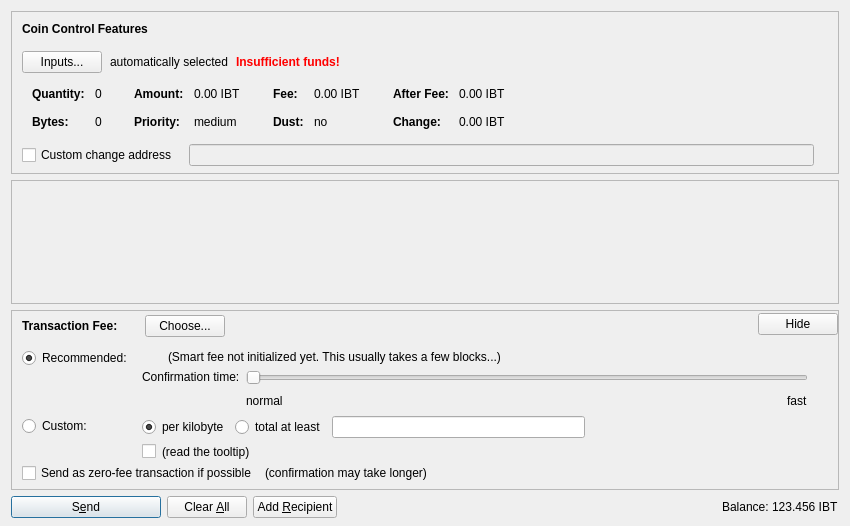
<?xml version="1.0" encoding="UTF-8"?>
<ui version="4.0">
 <class>SendCoinsDialog</class>
 <widget class="QDialog" name="SendCoinsDialog">
  <property name="geometry">
   <rect>
    <x>0</x>
    <y>0</y>
    <width>850</width>
    <height>526</height>
   </rect>
  </property>
  <property name="windowTitle">
   <string>Send Coins</string>
  </property>
  <layout class="QVBoxLayout" name="verticalLayout" stretch="0,1,0,0">
   <property name="bottomMargin">
    <number>8</number>
   </property>
   <item>
    <widget class="QFrame" name="frameCoinControl">
     <property name="sizePolicy">
      <sizepolicy hsizetype="Expanding" vsizetype="Expanding">
       <horstretch>0</horstretch>
       <verstretch>0</verstretch>
      </sizepolicy>
     </property>
     <property name="maximumSize">
      <size>
       <width>16777215</width>
       <height>16777215</height>
      </size>
     </property>
     <property name="frameShape">
      <enum>QFrame::StyledPanel</enum>
     </property>
     <property name="frameShadow">
      <enum>QFrame::Sunken</enum>
     </property>
     <layout class="QVBoxLayout" name="verticalLayoutCoinControl2">
      <property name="spacing">
       <number>0</number>
      </property>
      <property name="leftMargin">
       <number>0</number>
      </property>
      <property name="topMargin">
       <number>0</number>
      </property>
      <property name="rightMargin">
       <number>0</number>
      </property>
      <property name="bottomMargin">
       <number>6</number>
      </property>
      <item>
       <layout class="QVBoxLayout" name="verticalLayoutCoinControl" stretch="0,0,0,0,1">
        <property name="spacing">
         <number>0</number>
        </property>
        <property name="leftMargin">
         <number>10</number>
        </property>
        <property name="topMargin">
         <number>10</number>
        </property>
        <item>
         <layout class="QHBoxLayout" name="horizontalLayoutCoinControl1">
          <property name="bottomMargin">
           <number>15</number>
          </property>
          <item>
           <widget class="QLabel" name="labelCoinControlFeatures">
            <property name="sizePolicy">
             <sizepolicy hsizetype="Preferred" vsizetype="Maximum">
              <horstretch>0</horstretch>
              <verstretch>0</verstretch>
             </sizepolicy>
            </property>
            <property name="font">
             <font>
              <weight>75</weight>
              <bold>true</bold>
             </font>
            </property>
            <property name="styleSheet">
             <string notr="true">font-weight:bold;</string>
            </property>
            <property name="text">
             <string>Coin Control Features</string>
            </property>
           </widget>
          </item>
         </layout>
        </item>
        <item>
         <layout class="QHBoxLayout" name="horizontalLayoutCoinControl2" stretch="0,0,0,0">
          <property name="spacing">
           <number>8</number>
          </property>
          <property name="bottomMargin">
           <number>10</number>
          </property>
          <item>
           <widget class="QPushButton" name="pushButtonCoinControl">
            <property name="styleSheet">
             <string notr="true"/>
            </property>
            <property name="text">
             <string>Inputs...</string>
            </property>
            <property name="autoDefault">
             <bool>false</bool>
            </property>
           </widget>
          </item>
          <item>
           <widget class="QLabel" name="labelCoinControlAutomaticallySelected">
            <property name="text">
             <string>automatically selected</string>
            </property>
            <property name="margin">
             <number>5</number>
            </property>
           </widget>
          </item>
          <item>
           <widget class="QLabel" name="labelCoinControlInsuffFunds">
            <property name="font">
             <font>
              <weight>75</weight>
              <bold>true</bold>
             </font>
            </property>
            <property name="styleSheet">
             <string notr="true">color:red;font-weight:bold;</string>
            </property>
            <property name="text">
             <string>Insufficient funds!</string>
            </property>
            <property name="margin">
             <number>5</number>
            </property>
           </widget>
          </item>
          <item>
           <spacer name="horizontalSpacerCoinControl">
            <property name="orientation">
             <enum>Qt::Horizontal</enum>
            </property>
            <property name="sizeHint" stdset="0">
             <size>
              <width>40</width>
              <height>1</height>
             </size>
            </property>
           </spacer>
          </item>
         </layout>
        </item>
        <item>
         <widget class="QWidget" name="widgetCoinControl" native="true">
          <property name="sizePolicy">
           <sizepolicy hsizetype="Preferred" vsizetype="Preferred">
            <horstretch>0</horstretch>
            <verstretch>0</verstretch>
           </sizepolicy>
          </property>
          <property name="minimumSize">
           <size>
            <width>0</width>
            <height>0</height>
           </size>
          </property>
          <property name="styleSheet">
           <string notr="true"/>
          </property>
          <layout class="QHBoxLayout" name="horizontalLayoutCoinControl5">
           <property name="leftMargin">
            <number>0</number>
           </property>
           <property name="topMargin">
            <number>0</number>
           </property>
           <property name="rightMargin">
            <number>0</number>
           </property>
           <property name="bottomMargin">
            <number>0</number>
           </property>
           <item>
            <layout class="QHBoxLayout" name="horizontalLayoutCoinControl3" stretch="0,0,0,1">
             <property name="spacing">
              <number>20</number>
             </property>
             <property name="topMargin">
              <number>0</number>
             </property>
             <property name="bottomMargin">
              <number>10</number>
             </property>
             <item>
              <layout class="QFormLayout" name="formLayoutCoinControl1">
               <property name="horizontalSpacing">
                <number>10</number>
               </property>
               <property name="verticalSpacing">
                <number>14</number>
               </property>
               <property name="leftMargin">
                <number>10</number>
               </property>
               <property name="topMargin">
                <number>4</number>
               </property>
               <property name="rightMargin">
                <number>6</number>
               </property>
               <item row="0" column="0">
                <widget class="QLabel" name="labelCoinControlQuantityText">
                 <property name="font">
                  <font>
                   <weight>75</weight>
                   <bold>true</bold>
                  </font>
                 </property>
                 <property name="text">
                  <string>Quantity:</string>
                 </property>
                 <property name="margin">
                  <number>0</number>
                 </property>
                </widget>
               </item>
               <item row="0" column="1">
                <widget class="QLabel" name="labelCoinControlQuantity">
                 <property name="cursor">
                  <cursorShape>IBeamCursor</cursorShape>
                 </property>
                 <property name="contextMenuPolicy">
                  <enum>Qt::ActionsContextMenu</enum>
                 </property>
                 <property name="text">
                  <string notr="true">0</string>
                 </property>
                 <property name="margin">
                  <number>0</number>
                 </property>
                 <property name="textInteractionFlags">
                  <set>Qt::LinksAccessibleByMouse|Qt::TextSelectableByKeyboard|Qt::TextSelectableByMouse</set>
                 </property>
                </widget>
               </item>
               <item row="1" column="0">
                <widget class="QLabel" name="labelCoinControlBytesText">
                 <property name="font">
                  <font>
                   <weight>75</weight>
                   <bold>true</bold>
                  </font>
                 </property>
                 <property name="text">
                  <string>Bytes:</string>
                 </property>
                </widget>
               </item>
               <item row="1" column="1">
                <widget class="QLabel" name="labelCoinControlBytes">
                 <property name="cursor">
                  <cursorShape>IBeamCursor</cursorShape>
                 </property>
                 <property name="contextMenuPolicy">
                  <enum>Qt::ActionsContextMenu</enum>
                 </property>
                 <property name="text">
                  <string notr="true">0</string>
                 </property>
                 <property name="textInteractionFlags">
                  <set>Qt::LinksAccessibleByMouse|Qt::TextSelectableByKeyboard|Qt::TextSelectableByMouse</set>
                 </property>
                </widget>
               </item>
              </layout>
             </item>
             <item>
              <layout class="QFormLayout" name="formLayoutCoinControl2">
               <property name="horizontalSpacing">
                <number>10</number>
               </property>
               <property name="verticalSpacing">
                <number>14</number>
               </property>
               <property name="leftMargin">
                <number>6</number>
               </property>
               <property name="topMargin">
                <number>4</number>
               </property>
               <property name="rightMargin">
                <number>6</number>
               </property>
               <item row="0" column="0">
                <widget class="QLabel" name="labelCoinControlAmountText">
                 <property name="font">
                  <font>
                   <weight>75</weight>
                   <bold>true</bold>
                  </font>
                 </property>
                 <property name="text">
                  <string>Amount:</string>
                 </property>
                 <property name="margin">
                  <number>0</number>
                 </property>
                </widget>
               </item>
               <item row="0" column="1">
                <widget class="QLabel" name="labelCoinControlAmount">
                 <property name="cursor">
                  <cursorShape>IBeamCursor</cursorShape>
                 </property>
                 <property name="contextMenuPolicy">
                  <enum>Qt::ActionsContextMenu</enum>
                 </property>
                 <property name="text">
                  <string notr="true">0.00 IBT</string>
                 </property>
                 <property name="textInteractionFlags">
                  <set>Qt::LinksAccessibleByMouse|Qt::TextSelectableByKeyboard|Qt::TextSelectableByMouse</set>
                 </property>
                </widget>
               </item>
               <item row="1" column="0">
                <widget class="QLabel" name="labelCoinControlPriorityText">
                 <property name="font">
                  <font>
                   <weight>75</weight>
                   <bold>true</bold>
                  </font>
                 </property>
                 <property name="text">
                  <string>Priority:</string>
                 </property>
                </widget>
               </item>
               <item row="1" column="1">
                <widget class="QLabel" name="labelCoinControlPriority">
                 <property name="cursor">
                  <cursorShape>IBeamCursor</cursorShape>
                 </property>
                 <property name="contextMenuPolicy">
                  <enum>Qt::ActionsContextMenu</enum>
                 </property>
                 <property name="text">
                  <string notr="true">medium</string>
                 </property>
                 <property name="textInteractionFlags">
                  <set>Qt::LinksAccessibleByMouse|Qt::TextSelectableByKeyboard|Qt::TextSelectableByMouse</set>
                 </property>
                </widget>
               </item>
              </layout>
             </item>
             <item>
              <layout class="QFormLayout" name="formLayoutCoinControl3">
               <property name="horizontalSpacing">
                <number>10</number>
               </property>
               <property name="verticalSpacing">
                <number>14</number>
               </property>
               <property name="leftMargin">
                <number>6</number>
               </property>
               <property name="topMargin">
                <number>4</number>
               </property>
               <property name="rightMargin">
                <number>6</number>
               </property>
               <item row="0" column="0">
                <widget class="QLabel" name="labelCoinControlFeeText">
                 <property name="font">
                  <font>
                   <weight>75</weight>
                   <bold>true</bold>
                  </font>
                 </property>
                 <property name="text">
                  <string>Fee:</string>
                 </property>
                 <property name="margin">
                  <number>0</number>
                 </property>
                </widget>
               </item>
               <item row="0" column="1">
                <widget class="QLabel" name="labelCoinControlFee">
                 <property name="cursor">
                  <cursorShape>IBeamCursor</cursorShape>
                 </property>
                 <property name="contextMenuPolicy">
                  <enum>Qt::ActionsContextMenu</enum>
                 </property>
                 <property name="text">
                  <string notr="true">0.00 IBT</string>
                 </property>
                 <property name="textInteractionFlags">
                  <set>Qt::LinksAccessibleByMouse|Qt::TextSelectableByKeyboard|Qt::TextSelectableByMouse</set>
                 </property>
                </widget>
               </item>
               <item row="1" column="0">
                <widget class="QLabel" name="labelCoinControlLowOutputText">
                 <property name="font">
                  <font>
                   <weight>75</weight>
                   <bold>true</bold>
                  </font>
                 </property>
                 <property name="text">
                  <string>Dust:</string>
                 </property>
                </widget>
               </item>
               <item row="1" column="1">
                <widget class="QLabel" name="labelCoinControlLowOutput">
                 <property name="cursor">
                  <cursorShape>IBeamCursor</cursorShape>
                 </property>
                 <property name="contextMenuPolicy">
                  <enum>Qt::ActionsContextMenu</enum>
                 </property>
                 <property name="text">
                  <string notr="true">no</string>
                 </property>
                 <property name="textInteractionFlags">
                  <set>Qt::LinksAccessibleByMouse|Qt::TextSelectableByKeyboard|Qt::TextSelectableByMouse</set>
                 </property>
                </widget>
               </item>
              </layout>
             </item>
             <item>
              <layout class="QFormLayout" name="formLayoutCoinControl4">
               <property name="horizontalSpacing">
                <number>10</number>
               </property>
               <property name="verticalSpacing">
                <number>14</number>
               </property>
               <property name="leftMargin">
                <number>6</number>
               </property>
               <property name="topMargin">
                <number>4</number>
               </property>
               <property name="rightMargin">
                <number>6</number>
               </property>
               <item row="0" column="0">
                <widget class="QLabel" name="labelCoinControlAfterFeeText">
                 <property name="font">
                  <font>
                   <weight>75</weight>
                   <bold>true</bold>
                  </font>
                 </property>
                 <property name="text">
                  <string>After Fee:</string>
                 </property>
                 <property name="margin">
                  <number>0</number>
                 </property>
                </widget>
               </item>
               <item row="0" column="1">
                <widget class="QLabel" name="labelCoinControlAfterFee">
                 <property name="cursor">
                  <cursorShape>IBeamCursor</cursorShape>
                 </property>
                 <property name="contextMenuPolicy">
                  <enum>Qt::ActionsContextMenu</enum>
                 </property>
                 <property name="text">
                  <string notr="true">0.00 IBT</string>
                 </property>
                 <property name="textInteractionFlags">
                  <set>Qt::LinksAccessibleByMouse|Qt::TextSelectableByKeyboard|Qt::TextSelectableByMouse</set>
                 </property>
                </widget>
               </item>
               <item row="1" column="0">
                <widget class="QLabel" name="labelCoinControlChangeText">
                 <property name="font">
                  <font>
                   <weight>75</weight>
                   <bold>true</bold>
                  </font>
                 </property>
                 <property name="text">
                  <string>Change:</string>
                 </property>
                </widget>
               </item>
               <item row="1" column="1">
                <widget class="QLabel" name="labelCoinControlChange">
                 <property name="cursor">
                  <cursorShape>IBeamCursor</cursorShape>
                 </property>
                 <property name="contextMenuPolicy">
                  <enum>Qt::ActionsContextMenu</enum>
                 </property>
                 <property name="text">
                  <string notr="true">0.00 IBT</string>
                 </property>
                 <property name="textInteractionFlags">
                  <set>Qt::LinksAccessibleByMouse|Qt::TextSelectableByKeyboard|Qt::TextSelectableByMouse</set>
                 </property>
                </widget>
               </item>
              </layout>
             </item>
            </layout>
           </item>
          </layout>
         </widget>
        </item>
        <item>
         <layout class="QHBoxLayout" name="horizontalLayoutCoinControl4" stretch="0,0,0">
          <property name="spacing">
           <number>12</number>
          </property>
          <property name="sizeConstraint">
           <enum>QLayout::SetDefaultConstraint</enum>
          </property>
          <property name="topMargin">
           <number>5</number>
          </property>
          <property name="rightMargin">
           <number>5</number>
          </property>
          <item>
           <widget class="QCheckBox" name="checkBoxCoinControlChange">
            <property name="toolTip">
             <string>If this is activated, but the change address is empty or invalid, change will be sent to a newly generated address.</string>
            </property>
            <property name="text">
             <string>Custom change address</string>
            </property>
           </widget>
          </item>
          <item>
           <widget class="QValidatedLineEdit" name="lineEditCoinControlChange">
            <property name="enabled">
             <bool>false</bool>
            </property>
            <property name="sizePolicy">
             <sizepolicy hsizetype="Expanding" vsizetype="Fixed">
              <horstretch>0</horstretch>
              <verstretch>0</verstretch>
             </sizepolicy>
            </property>
           </widget>
          </item>
          <item>
           <widget class="QLabel" name="labelCoinControlChangeLabel">
            <property name="sizePolicy">
             <sizepolicy hsizetype="Preferred" vsizetype="Expanding">
              <horstretch>0</horstretch>
              <verstretch>0</verstretch>
             </sizepolicy>
            </property>
            <property name="minimumSize">
             <size>
              <width>0</width>
              <height>0</height>
             </size>
            </property>
            <property name="text">
             <string/>
            </property>
            <property name="margin">
             <number>3</number>
            </property>
           </widget>
          </item>
         </layout>
        </item>
        <item>
         <spacer name="verticalSpacerCoinControl">
          <property name="orientation">
           <enum>Qt::Vertical</enum>
          </property>
          <property name="sizeHint" stdset="0">
           <size>
            <width>800</width>
            <height>1</height>
           </size>
          </property>
         </spacer>
        </item>
       </layout>
      </item>
     </layout>
    </widget>
   </item>
   <item>
    <widget class="QScrollArea" name="scrollArea">
     <property name="widgetResizable">
      <bool>true</bool>
     </property>
     <widget class="QWidget" name="scrollAreaWidgetContents">
      <property name="geometry">
       <rect>
        <x>0</x>
        <y>0</y>
        <width>830</width>
        <height>68</height>
       </rect>
      </property>
      <layout class="QVBoxLayout" name="verticalLayout_2" stretch="0,1">
       <property name="leftMargin">
        <number>0</number>
       </property>
       <property name="topMargin">
        <number>0</number>
       </property>
       <property name="rightMargin">
        <number>0</number>
       </property>
       <property name="bottomMargin">
        <number>0</number>
       </property>
       <item>
        <layout class="QVBoxLayout" name="entries">
         <property name="spacing">
          <number>6</number>
         </property>
        </layout>
       </item>
       <item>
        <spacer name="verticalSpacer">
         <property name="orientation">
          <enum>Qt::Vertical</enum>
         </property>
         <property name="sizeHint" stdset="0">
          <size>
           <width>20</width>
           <height>40</height>
          </size>
         </property>
        </spacer>
       </item>
      </layout>
     </widget>
    </widget>
   </item>
   <item>
    <widget class="QFrame" name="frameFee">
     <property name="sizePolicy">
      <sizepolicy hsizetype="Expanding" vsizetype="Expanding">
       <horstretch>0</horstretch>
       <verstretch>0</verstretch>
      </sizepolicy>
     </property>
     <property name="maximumSize">
      <size>
       <width>16777215</width>
       <height>16777215</height>
      </size>
     </property>
     <property name="frameShape">
      <enum>QFrame::StyledPanel</enum>
     </property>
     <property name="frameShadow">
      <enum>QFrame::Sunken</enum>
     </property>
     <layout class="QVBoxLayout" name="verticalLayoutFee1">
      <property name="spacing">
       <number>0</number>
      </property>
      <property name="leftMargin">
       <number>0</number>
      </property>
      <property name="topMargin">
       <number>0</number>
      </property>
      <property name="rightMargin">
       <number>0</number>
      </property>
      <property name="bottomMargin">
       <number>0</number>
      </property>
      <item>
       <layout class="QVBoxLayout" name="verticalLayoutFee2" stretch="0,0,0">
        <property name="spacing">
         <number>0</number>
        </property>
        <property name="leftMargin">
         <number>10</number>
        </property>
        <property name="topMargin">
         <number>0</number>
        </property>
        <item>
         <layout class="QHBoxLayout" name="horizontalLayoutFee1">
          <property name="bottomMargin">
           <number>0</number>
          </property>
          <item>
           <layout class="QVBoxLayout" name="verticalLayoutFee7">
            <property name="spacing">
             <number>0</number>
            </property>
            <item>
             <spacer name="verticalSpacerSmartFee">
              <property name="orientation">
               <enum>Qt::Vertical</enum>
              </property>
              <property name="sizeType">
               <enum>QSizePolicy::Fixed</enum>
              </property>
              <property name="sizeHint" stdset="0">
               <size>
                <width>1</width>
                <height>4</height>
               </size>
              </property>
             </spacer>
            </item>
            <item>
             <layout class="QHBoxLayout" name="horizontalLayoutSmartFee">
              <property name="spacing">
               <number>10</number>
              </property>
              <item>
               <widget class="QLabel" name="labelFeeHeadline">
                <property name="sizePolicy">
                 <sizepolicy hsizetype="Preferred" vsizetype="Maximum">
                  <horstretch>0</horstretch>
                  <verstretch>0</verstretch>
                 </sizepolicy>
                </property>
                <property name="font">
                 <font>
                  <weight>75</weight>
                  <bold>true</bold>
                 </font>
                </property>
                <property name="styleSheet">
                 <string notr="true">font-weight:bold;</string>
                </property>
                <property name="text">
                 <string>Transaction Fee:</string>
                </property>
               </widget>
              </item>
              <item>
               <widget class="QLabel" name="labelFeeMinimized">
                <property name="text">
                 <string/>
                </property>
               </widget>
              </item>
              <item>
               <widget class="QPushButton" name="buttonChooseFee">
                <property name="text">
                 <string>Choose...</string>
                </property>
               </widget>
              </item>
             </layout>
            </item>
            <item>
             <spacer name="verticalSpacer_5">
              <property name="orientation">
               <enum>Qt::Vertical</enum>
              </property>
              <property name="sizeHint" stdset="0">
               <size>
                <width>1</width>
                <height>1</height>
               </size>
              </property>
             </spacer>
            </item>
           </layout>
          </item>
          <item>
           <spacer name="horizontalSpacer_4">
            <property name="orientation">
             <enum>Qt::Horizontal</enum>
            </property>
            <property name="sizeHint" stdset="0">
             <size>
              <width>40</width>
              <height>20</height>
             </size>
            </property>
           </spacer>
          </item>
          <item>
           <widget class="QPushButton" name="buttonMinimizeFee">
            <property name="toolTip">
             <string>collapse fee-settings</string>
            </property>
            <property name="text">
             <string>Hide</string>
            </property>
           </widget>
          </item>
         </layout>
        </item>
        <item>
         <widget class="QFrame" name="frameFeeSelection">
          <layout class="QVBoxLayout" name="verticalLayoutFee12">
           <property name="spacing">
            <number>0</number>
           </property>
           <property name="leftMargin">
            <number>0</number>
           </property>
           <property name="topMargin">
            <number>0</number>
           </property>
           <property name="rightMargin">
            <number>0</number>
           </property>
           <property name="bottomMargin">
            <number>0</number>
           </property>
           <item>
            <layout class="QGridLayout" name="gridLayoutFee">
             <property name="topMargin">
              <number>10</number>
             </property>
             <property name="bottomMargin">
              <number>4</number>
             </property>
             <property name="horizontalSpacing">
              <number>10</number>
             </property>
             <property name="verticalSpacing">
              <number>4</number>
             </property>
             <item row="1" column="1">
              <layout class="QVBoxLayout" name="verticalLayoutFee8">
               <property name="spacing">
                <number>6</number>
               </property>
               <item>
                <layout class="QHBoxLayout" name="horizontalLayoutFee13">
                 <item>
                  <widget class="QRadioButton" name="radioCustomPerKilobyte">
                   <property name="toolTip">
                    <string>If the custom fee is set to 1000 satoshis and the transaction is only 250 bytes, then &quot;per kilobyte&quot; only pays 250 satoshis in fee, while &quot;total at least&quot; pays 1000 satoshis. For transactions bigger than a kilobyte both pay by kilobyte.</string>
                   </property>
                   <property name="text">
                    <string>per kilobyte</string>
                   </property>
                   <property name="checked">
                    <bool>true</bool>
                   </property>
                   <attribute name="buttonGroup">
                    <string notr="true">groupCustomFee</string>
                   </attribute>
                  </widget>
                 </item>
                 <item>
                  <widget class="QRadioButton" name="radioCustomAtLeast">
                   <property name="toolTip">
                    <string>If the custom fee is set to 1000 satoshis and the transaction is only 250 bytes, then &quot;per kilobyte&quot; only pays 250 satoshis in fee, while &quot;total at least&quot; pays 1000 satoshis. For transactions bigger than a kilobyte both pay by kilobyte.</string>
                   </property>
                   <property name="text">
                    <string>total at least</string>
                   </property>
                   <attribute name="buttonGroup">
                    <string notr="true">groupCustomFee</string>
                   </attribute>
                  </widget>
                 </item>
                 <item>
                  <widget class="IranbitAmountField" name="customFee"/>
                 </item>
                 <item>
                  <spacer name="horizontalSpacer_6">
                   <property name="orientation">
                    <enum>Qt::Horizontal</enum>
                   </property>
                   <property name="sizeHint" stdset="0">
                    <size>
                     <width>1</width>
                     <height>1</height>
                    </size>
                   </property>
                  </spacer>
                 </item>
                </layout>
               </item>
               <item>
                <layout class="QHBoxLayout" name="horizontalLayoutFee8">
                 <item>
                  <widget class="QCheckBox" name="checkBoxMinimumFee">
                   <property name="toolTip">
                    <string>Paying only the minimum fee is just fine as long as there is less transaction volume than space in the blocks. But be aware that this can end up in a never confirming transaction once there is more demand for iranbit transactions than the network can process.</string>
                   </property>
                   <property name="text">
                    <string/>
                   </property>
                  </widget>
                 </item>
                 <item>
                  <widget class="QLabel" name="labelMinFeeWarning">
                   <property name="enabled">
                    <bool>true</bool>
                   </property>
                   <property name="toolTip">
                    <string>Paying only the minimum fee is just fine as long as there is less transaction volume than space in the blocks. But be aware that this can end up in a never confirming transaction once there is more demand for iranbit transactions than the network can process.</string>
                   </property>
                   <property name="text">
                    <string>(read the tooltip)</string>
                   </property>
                   <property name="margin">
                    <number>5</number>
                   </property>
                  </widget>
                 </item>
                 <item>
                  <spacer name="horizontalSpacer_2">
                   <property name="orientation">
                    <enum>Qt::Horizontal</enum>
                   </property>
                   <property name="sizeHint" stdset="0">
                    <size>
                     <width>1</width>
                     <height>1</height>
                    </size>
                   </property>
                  </spacer>
                 </item>
                </layout>
               </item>
              </layout>
             </item>
             <item row="0" column="0">
              <layout class="QVBoxLayout" name="verticalLayoutFee4" stretch="0,1">
               <item>
                <widget class="QRadioButton" name="radioSmartFee">
                 <property name="text">
                  <string>Recommended:</string>
                 </property>
                 <property name="checked">
                  <bool>true</bool>
                 </property>
                 <attribute name="buttonGroup">
                  <string notr="true">groupFee</string>
                 </attribute>
                </widget>
               </item>
               <item>
                <spacer name="verticalSpacer_2">
                 <property name="orientation">
                  <enum>Qt::Vertical</enum>
                 </property>
                 <property name="sizeHint" stdset="0">
                  <size>
                   <width>1</width>
                   <height>1</height>
                  </size>
                 </property>
                </spacer>
               </item>
              </layout>
             </item>
             <item row="1" column="0">
              <layout class="QVBoxLayout" name="verticalLayoutFee9" stretch="0,1">
               <item>
                <widget class="QRadioButton" name="radioCustomFee">
                 <property name="text">
                  <string>Custom:</string>
                 </property>
                 <attribute name="buttonGroup">
                  <string notr="true">groupFee</string>
                 </attribute>
                </widget>
               </item>
               <item>
                <spacer name="verticalSpacer_6">
                 <property name="orientation">
                  <enum>Qt::Vertical</enum>
                 </property>
                 <property name="sizeHint" stdset="0">
                  <size>
                   <width>1</width>
                   <height>1</height>
                  </size>
                 </property>
                </spacer>
               </item>
              </layout>
             </item>
             <item row="0" column="1">
              <layout class="QVBoxLayout" name="verticalLayoutFee3" stretch="0,0,1">
               <property name="spacing">
                <number>6</number>
               </property>
               <property name="topMargin">
                <number>2</number>
               </property>
               <item>
                <layout class="QHBoxLayout" name="horizontalLayoutFee12">
                 <item>
                  <widget class="QLabel" name="labelSmartFee">
                   <property name="text">
                    <string/>
                   </property>
                   <property name="margin">
                    <number>2</number>
                   </property>
                  </widget>
                 </item>
                 <item>
                  <widget class="QLabel" name="labelFeeEstimation">
                   <property name="text">
                    <string/>
                   </property>
                  </widget>
                 </item>
                 <item>
                  <widget class="QLabel" name="labelSmartFee2">
                   <property name="text">
                    <string>(Smart fee not initialized yet. This usually takes a few blocks...)</string>
                   </property>
                   <property name="margin">
                    <number>2</number>
                   </property>
                  </widget>
                 </item>
                 <item>
                  <spacer name="horizontalSpacer_5">
                   <property name="orientation">
                    <enum>Qt::Horizontal</enum>
                   </property>
                   <property name="sizeHint" stdset="0">
                    <size>
                     <width>1</width>
                     <height>1</height>
                    </size>
                   </property>
                  </spacer>
                 </item>
                </layout>
               </item>
               <item>
                <layout class="QHBoxLayout" name="horizontalLayoutFee9">
                 <item>
                  <layout class="QVBoxLayout" name="verticalLayoutFee6">
                   <item>
                    <widget class="QLabel" name="labelSmartFee3">
                     <property name="text">
                      <string>Confirmation time:</string>
                     </property>
                     <property name="margin">
                      <number>2</number>
                     </property>
                    </widget>
                   </item>
                   <item>
                    <spacer name="verticalSpacer_3">
                     <property name="orientation">
                      <enum>Qt::Vertical</enum>
                     </property>
                     <property name="sizeHint" stdset="0">
                      <size>
                       <width>1</width>
                       <height>1</height>
                      </size>
                     </property>
                    </spacer>
                   </item>
                  </layout>
                 </item>
                 <item>
                  <layout class="QVBoxLayout" name="verticalLayoutFee5">
                   <property name="rightMargin">
                    <number>30</number>
                   </property>
                   <item>
                    <widget class="QSlider" name="sliderSmartFee">
                     <property name="minimum">
                      <number>0</number>
                     </property>
                     <property name="maximum">
                      <number>24</number>
                     </property>
                     <property name="pageStep">
                      <number>1</number>
                     </property>
                     <property name="value">
                      <number>0</number>
                     </property>
                     <property name="orientation">
                      <enum>Qt::Horizontal</enum>
                     </property>
                     <property name="invertedAppearance">
                      <bool>false</bool>
                     </property>
                     <property name="invertedControls">
                      <bool>false</bool>
                     </property>
                     <property name="tickPosition">
                      <enum>QSlider::NoTicks</enum>
                     </property>
                    </widget>
                   </item>
                   <item>
                    <layout class="QHBoxLayout" name="horizontalLayoutFee10">
                     <item>
                      <widget class="QLabel" name="labelSmartFeeNormal">
                       <property name="text">
                        <string>normal</string>
                       </property>
                      </widget>
                     </item>
                     <item>
                      <spacer name="horizontalSpacer_3">
                       <property name="orientation">
                        <enum>Qt::Horizontal</enum>
                       </property>
                       <property name="sizeHint" stdset="0">
                        <size>
                         <width>40</width>
                         <height>20</height>
                        </size>
                       </property>
                      </spacer>
                     </item>
                     <item>
                      <widget class="QLabel" name="labelSmartFeeFast">
                       <property name="text">
                        <string>fast</string>
                       </property>
                      </widget>
                     </item>
                    </layout>
                   </item>
                  </layout>
                 </item>
                </layout>
               </item>
               <item>
                <spacer name="verticalSpacer_4">
                 <property name="orientation">
                  <enum>Qt::Vertical</enum>
                 </property>
                 <property name="sizeHint" stdset="0">
                  <size>
                   <width>1</width>
                   <height>1</height>
                  </size>
                 </property>
                </spacer>
               </item>
              </layout>
             </item>
            </layout>
           </item>
           <item>
            <layout class="QHBoxLayout" name="horizontalLayoutFee5" stretch="0,0,0">
             <property name="spacing">
              <number>8</number>
             </property>
             <property name="bottomMargin">
              <number>4</number>
             </property>
             <item>
              <widget class="QCheckBox" name="checkBoxFreeTx">
               <property name="text">
                <string>Send as zero-fee transaction if possible</string>
               </property>
              </widget>
             </item>
             <item>
              <widget class="QLabel" name="labelFreeTx">
               <property name="text">
                <string>(confirmation may take longer)</string>
               </property>
               <property name="margin">
                <number>5</number>
               </property>
              </widget>
             </item>
             <item>
              <spacer name="horizontalSpacerFee5">
               <property name="orientation">
                <enum>Qt::Horizontal</enum>
               </property>
               <property name="sizeHint" stdset="0">
                <size>
                 <width>1</width>
                 <height>1</height>
                </size>
               </property>
              </spacer>
             </item>
            </layout>
           </item>
           <item>
            <spacer name="verticalSpacerFee2">
             <property name="orientation">
              <enum>Qt::Vertical</enum>
             </property>
             <property name="sizeHint" stdset="0">
              <size>
               <width>1</width>
               <height>1</height>
              </size>
             </property>
            </spacer>
           </item>
          </layout>
         </widget>
        </item>
        <item>
         <spacer name="verticalSpacerFee">
          <property name="orientation">
           <enum>Qt::Vertical</enum>
          </property>
          <property name="sizeHint" stdset="0">
           <size>
            <width>800</width>
            <height>1</height>
           </size>
          </property>
         </spacer>
        </item>
       </layout>
      </item>
     </layout>
    </widget>
   </item>
   <item>
    <layout class="QHBoxLayout" name="horizontalLayout">
     <item>
      <widget class="QPushButton" name="sendButton">
       <property name="minimumSize">
        <size>
         <width>150</width>
         <height>0</height>
        </size>
       </property>
       <property name="toolTip">
        <string>Confirm the send action</string>
       </property>
       <property name="text">
        <string>S&amp;end</string>
       </property>
       <property name="icon">
        <iconset resource="../iranbit.qrc">
         <normaloff>:/icons/send</normaloff>:/icons/send</iconset>
       </property>
       <property name="autoDefault">
        <bool>false</bool>
       </property>
       <property name="default">
        <bool>true</bool>
       </property>
      </widget>
     </item>
     <item>
      <widget class="QPushButton" name="clearButton">
       <property name="sizePolicy">
        <sizepolicy hsizetype="Minimum" vsizetype="Fixed">
         <horstretch>0</horstretch>
         <verstretch>0</verstretch>
        </sizepolicy>
       </property>
       <property name="toolTip">
        <string>Clear all fields of the form.</string>
       </property>
       <property name="text">
        <string>Clear &amp;All</string>
       </property>
       <property name="icon">
        <iconset resource="../iranbit.qrc">
         <normaloff>:/icons/remove</normaloff>:/icons/remove</iconset>
       </property>
       <property name="autoDefault">
        <bool>false</bool>
       </property>
      </widget>
     </item>
     <item>
      <widget class="QPushButton" name="addButton">
       <property name="toolTip">
        <string>Send to multiple recipients at once</string>
       </property>
       <property name="text">
        <string>Add &amp;Recipient</string>
       </property>
       <property name="icon">
        <iconset resource="../iranbit.qrc">
         <normaloff>:/icons/add</normaloff>:/icons/add</iconset>
       </property>
       <property name="autoDefault">
        <bool>false</bool>
       </property>
      </widget>
     </item>
     <item>
      <spacer name="horizontalSpacer">
       <property name="orientation">
        <enum>Qt::Horizontal</enum>
       </property>
       <property name="sizeHint" stdset="0">
        <size>
         <width>40</width>
         <height>20</height>
        </size>
       </property>
      </spacer>
     </item>
     <item>
      <layout class="QHBoxLayout" name="horizontalLayout_2">
       <property name="spacing">
        <number>3</number>
       </property>
       <item>
        <widget class="QLabel" name="label">
         <property name="sizePolicy">
          <sizepolicy hsizetype="Preferred" vsizetype="Fixed">
           <horstretch>0</horstretch>
           <verstretch>0</verstretch>
          </sizepolicy>
         </property>
         <property name="text">
          <string>Balance:</string>
         </property>
        </widget>
       </item>
       <item>
        <widget class="QLabel" name="labelBalance">
         <property name="sizePolicy">
          <sizepolicy hsizetype="Preferred" vsizetype="Fixed">
           <horstretch>0</horstretch>
           <verstretch>0</verstretch>
          </sizepolicy>
         </property>
         <property name="cursor">
          <cursorShape>IBeamCursor</cursorShape>
         </property>
         <property name="text">
          <string notr="true">123.456 IBT</string>
         </property>
         <property name="textInteractionFlags">
          <set>Qt::LinksAccessibleByMouse|Qt::TextSelectableByKeyboard|Qt::TextSelectableByMouse</set>
         </property>
        </widget>
       </item>
      </layout>
     </item>
    </layout>
   </item>
  </layout>
 </widget>
 <customwidgets>
  <customwidget>
   <class>QValidatedLineEdit</class>
   <extends>QLineEdit</extends>
   <header>qvalidatedlineedit.h</header>
  </customwidget>
  <customwidget>
   <class>IranbitAmountField</class>
   <extends>QLineEdit</extends>
   <header>iranbitamountfield.h</header>
   <container>1</container>
  </customwidget>
 </customwidgets>
 <resources>
  <include location="../iranbit.qrc"/>
 </resources>
 <connections/>
 <buttongroups>
  <buttongroup name="groupFee"/>
  <buttongroup name="groupCustomFee"/>
 </buttongroups>
</ui>
